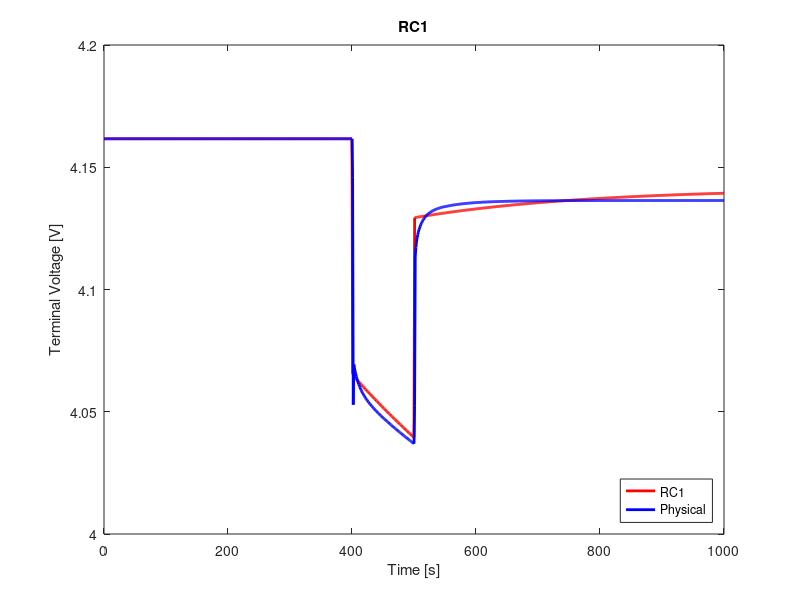

Write the MATLAB code that produced this figure.
clear;
clc;
close all;

%% load data
load('volt_vs_soc_1a.mat');
ocv = V_batt_time;
load('pulse_10a.mat')

%% time and voltage limitations
v_max = 4.2;                                % cut-over voltage
v_min = 3;                                  % cut-off voltage
s = size(time, 2);

%% variables
dt = 1;                                     % sample time [s]
A = 1*1e4;                                  % area of cell [cm^2]
% Q = Ah_time(end)*A*1e-3;                    % capacity [Ah]
Q = 1.6;
eta = 1;                                    % coulombic efficiency

i_r = zeros(s, 1);
v_c = zeros(s, 1);
% v_t = zeros(s, 1);
ind = zeros(s, 1);
v_t(1) = ocv(1);
soc = linspace(0.9, 0.1, s);
flag = 1;

%% manual fit
r0 = 9*1e-3;                               % [ohms]
r = 4*1e-3;                                % [ohms]
c = 70*1e3;                                % [farad]
% r = 0;
% c = 0;

%% pulse discharge
I = 1e-5*ones(floor(4*s/10), 1);
I = [I; 10*ones(floor(s/10), 1)];
I = [I; 1e-5*ones(floor(5*s/10), 1)];

%% compute all
f = exp(-dt/(r*c));
z0 = soc(1);
for k = 1:s-1
    if flag == 1
        z(k) = z0 - dt/(Q*3600)*eta*sum(I(1:k));
        i_r(k+1) = diag(f)*i_r(k) + (1-f)*I(k);
        v_c(k+1) = r.*i_r(k+1);
        ind(k) = interp1(soc, 1:length(soc), z(k), 'nearest');
        v_t(k+1) = ocv(ind(k)) - v_c(k) - I(k).*r0;
        if v_t(k) < v_min
            fprintf('Reached lower voltage limit.');
            flag = 0;
        end
        if v_t(k) > v_max
            fprintf('Reached upper voltage limit.');
            flag = 0;
        end 
    end
end

%% compute rms error
rmse = 1000*sqrt(mean((V_batt_time' - v_t).^2))     % [mV]

%% plot
figure(1);
plot(time, v_t, 'r', 'LineWidth', 2)
hold on;
plot(time, V_batt_time, 'b', 'LineWidth', 2)
xlabel('Time [s]')
ylabel('Terminal Voltage [V]')
title('RC1')
legend('RC1', 'Physical', 'location', 'southeast')
